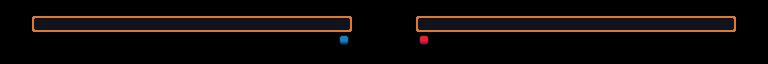

The image is a tile-based game level rendered from a .tmx file. Its description and complete source (layers, tilesets, objects, tile grids) follow:
An orthogonal 48x4 tile map with 16x16 px tiles, 2 tile layers (Power, HPContainer) and 8 objects (HPBar Player 1, HPBar Player 2).

<map version="1.10" tiledversion="1.12.1" orientation="orthogonal" renderorder="right-down" width="48" height="4" tilewidth="16" tileheight="16" infinite="0" nextlayerid="10" nextobjectid="37">
 <tileset firstgid="1" source="atlas1.tsx" />
 <layer id="8" name="Power" width="48" height="4">
  <data encoding="csv">
0,0,0,0,0,0,0,0,0,0,0,0,0,0,0,0,0,0,0,0,0,0,0,0,0,0,0,0,0,0,0,0,0,0,0,0,0,0,0,0,0,0,0,0,0,0,0,0,
0,0,0,0,0,0,0,0,0,0,0,0,0,0,0,0,0,0,0,0,0,0,0,0,0,0,0,0,0,0,0,0,0,0,0,0,0,0,0,0,0,0,0,0,0,0,0,0,
0,0,0,0,0,0,0,0,0,0,0,0,0,0,0,0,0,0,0,0,0,282,0,0,0,0,281,0,0,0,0,0,0,0,0,0,0,0,0,0,0,0,0,0,0,0,0,0,
0,0,0,0,0,0,0,0,0,0,0,0,0,0,0,0,0,0,0,0,0,0,0,0,0,0,0,0,0,0,0,0,0,0,0,0,0,0,0,0,0,0,0,0,0,0,0,0
</data>
 </layer>
 <layer id="1" name="HPContainer" width="48" height="4">
  <data encoding="csv">
0,0,0,0,0,0,0,0,0,0,0,0,0,0,0,0,0,0,0,0,0,0,0,0,0,0,0,0,0,0,0,0,0,0,0,0,0,0,0,0,0,0,0,0,0,0,0,0,
0,0,241,242,242,242,242,242,242,242,242,242,242,242,242,242,242,242,242,242,242,243,0,0,0,0,241,242,242,242,242,242,242,242,242,242,242,242,242,242,242,242,242,242,242,243,0,0,
0,0,0,0,0,0,0,0,0,0,0,0,0,0,0,0,0,0,0,0,0,0,0,0,0,0,0,0,0,0,0,0,0,0,0,0,0,0,0,0,0,0,0,0,0,0,0,0,
0,0,0,0,0,0,0,0,0,0,0,0,0,0,0,0,0,0,0,0,0,0,0,0,0,0,0,0,0,0,0,0,0,0,0,0,0,0,0,0,0,0,0,0,0,0,0,0
</data>
 </layer>
 <objectgroup id="7" name="HPBar">
  <object id="27" name="HPBar Player 1" gid="244" x="350" y="32" width="2" height="16">
   <properties>
    <property name="HPBar" type="class" propertytype="tyled::components::markers::HPBar" />
    <property name="Player" type="class" propertytype="tyled::components::player::Player" />
   </properties>
  </object>
  <object id="28" name="HPBar Player 2" gid="244" x="416" y="32" width="2" height="16">
   <properties>
    <property name="HPBar" type="class" propertytype="tyled::components::markers::HPBar" />
    <property name="Player" type="class" propertytype="tyled::components::player::Player">
     <properties>
      <property name="player_id" type="int" value="1" />
     </properties>
    </property>
   </properties>
  </object>
 </objectgroup>
 <objectgroup id="9" name="Numbers">
  <object id="29" gid="321" x="288" y="48" width="16" height="16">
   <properties>
    <property name="Digit" type="class">
     <properties>
      <property name="position" type="" value="" />
     </properties>
    </property>
    <property name="Player" type="class" propertytype="tyled::components::player::Player" />
   </properties>
  </object>
  <object id="30" gid="321" x="304" y="48" width="16" height="16">
   <properties>
    <property name="Digit" type="class">
     <properties>
      <property name="position" type="" value="" />
     </properties>
    </property>
    <property name="Player" type="class" propertytype="tyled::components::player::Player" />
   </properties>
  </object>
  <object id="31" gid="321" x="320" y="48" width="16" height="16">
   <properties>
    <property name="Digit" value="" />
    <property name="Player" type="class" propertytype="tyled::components::player::Player" />
   </properties>
  </object>
  <object id="32" gid="321" x="432" y="48" width="16" height="16">
   <properties>
    <property name="Digit" type="class">
     <properties>
      <property name="position" type="" value="" />
     </properties>
    </property>
    <property name="Player" type="class" propertytype="tyled::components::player::Player">
     <properties>
      <property name="player_id" type="int" value="1" />
     </properties>
    </property>
   </properties>
  </object>
  <object id="33" gid="321" x="448" y="48" width="16" height="16">
   <properties>
    <property name="Digit" type="class">
     <properties>
      <property name="position" type="" value="" />
     </properties>
    </property>
    <property name="Player" type="class" propertytype="tyled::components::player::Player">
     <properties>
      <property name="player_id" type="int" value="1" />
     </properties>
    </property>
   </properties>
  </object>
  <object id="34" gid="321" x="464" y="48" width="16" height="16">
   <properties>
    <property name="Digit" type="class">
     <properties>
      <property name="position" type="" value="" />
     </properties>
    </property>
    <property name="Player" type="class" propertytype="tyled::components::player::Player">
     <properties>
      <property name="player_id" type="int" value="1" />
     </properties>
    </property>
   </properties>
  </object>
 </objectgroup>
</map>
